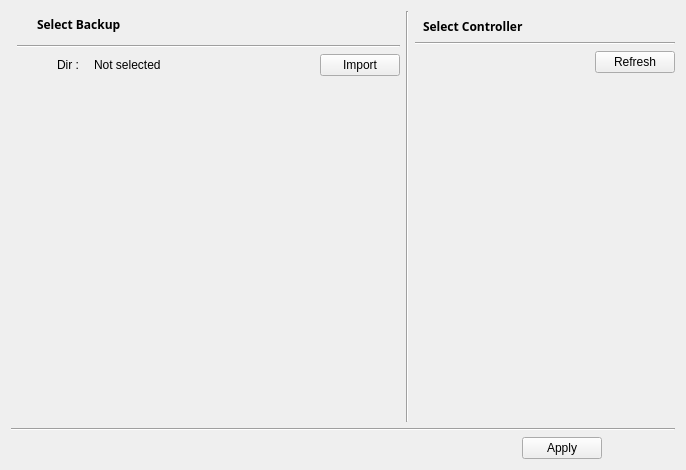
<?xml version="1.0" encoding="UTF-8"?>
<ui version="4.0">
 <class>ApplyPage</class>
 <widget class="QWidget" name="ApplyPage">
  <property name="geometry">
   <rect>
    <x>0</x>
    <y>0</y>
    <width>686</width>
    <height>470</height>
   </rect>
  </property>
  <property name="sizePolicy">
   <sizepolicy hsizetype="Expanding" vsizetype="Expanding">
    <horstretch>0</horstretch>
    <verstretch>0</verstretch>
   </sizepolicy>
  </property>
  <property name="windowTitle">
   <string>ApplyView</string>
  </property>
  <layout class="QVBoxLayout" name="verticalLayout" stretch="1,1,0">
   <item>
    <layout class="QHBoxLayout" name="horizontalLayout" stretch="3,0,2">
     <property name="spacing">
      <number>6</number>
     </property>
     <item>
      <widget class="QWidget" name="widget_2" native="true">
       <property name="sizePolicy">
        <sizepolicy hsizetype="Expanding" vsizetype="Expanding">
         <horstretch>0</horstretch>
         <verstretch>0</verstretch>
        </sizepolicy>
       </property>
       <layout class="QVBoxLayout" name="verticalLayout_3">
        <property name="leftMargin">
         <number>0</number>
        </property>
        <property name="topMargin">
         <number>0</number>
        </property>
        <property name="rightMargin">
         <number>0</number>
        </property>
        <property name="bottomMargin">
         <number>0</number>
        </property>
        <item>
         <layout class="QVBoxLayout" name="leftLayout" stretch="0,0,0,10">
          <property name="leftMargin">
           <number>6</number>
          </property>
          <property name="topMargin">
           <number>0</number>
          </property>
          <item>
           <layout class="QHBoxLayout" name="horizontalLayout_3">
            <property name="topMargin">
             <number>5</number>
            </property>
            <property name="bottomMargin">
             <number>6</number>
            </property>
            <item>
             <widget class="QLabel" name="label_2">
              <property name="font">
               <font>
                <family>맑은 고딕</family>
                <pointsize>9</pointsize>
                <italic>false</italic>
                <bold>true</bold>
               </font>
              </property>
              <property name="styleSheet">
               <string notr="true">font: 700 9pt &quot;맑은 고딕&quot;;</string>
              </property>
              <property name="text">
               <string>Select Backup</string>
              </property>
              <property name="margin">
               <number>0</number>
              </property>
              <property name="indent">
               <number>20</number>
              </property>
             </widget>
            </item>
           </layout>
          </item>
          <item>
           <widget class="Line" name="line_3">
            <property name="orientation">
             <enum>Qt::Orientation::Horizontal</enum>
            </property>
           </widget>
          </item>
          <item>
           <layout class="QHBoxLayout" name="horizontalLayout_5" stretch="0,1,7,1">
            <item>
             <spacer name="horizontalSpacer_2">
              <property name="orientation">
               <enum>Qt::Orientation::Horizontal</enum>
              </property>
              <property name="sizeHint" stdset="0">
               <size>
                <width>40</width>
                <height>20</height>
               </size>
              </property>
             </spacer>
            </item>
            <item>
             <widget class="QLabel" name="label_4">
              <property name="text">
               <string>Dir :</string>
              </property>
             </widget>
            </item>
            <item>
             <widget class="QLabel" name="selectedDir">
              <property name="text">
               <string>Not selected</string>
              </property>
             </widget>
            </item>
            <item>
             <widget class="QPushButton" name="importBtn">
              <property name="sizePolicy">
               <sizepolicy hsizetype="Preferred" vsizetype="Expanding">
                <horstretch>0</horstretch>
                <verstretch>0</verstretch>
               </sizepolicy>
              </property>
              <property name="text">
               <string>Import</string>
              </property>
             </widget>
            </item>
           </layout>
          </item>
          <item>
           <widget class="QWidget" name="leftWidget" native="true"/>
          </item>
         </layout>
        </item>
       </layout>
      </widget>
     </item>
     <item>
      <widget class="Line" name="line">
       <property name="orientation">
        <enum>Qt::Orientation::Vertical</enum>
       </property>
      </widget>
     </item>
     <item>
      <widget class="QWidget" name="widget_3" native="true">
       <property name="sizePolicy">
        <sizepolicy hsizetype="Expanding" vsizetype="Expanding">
         <horstretch>0</horstretch>
         <verstretch>0</verstretch>
        </sizepolicy>
       </property>
       <layout class="QVBoxLayout" name="verticalLayout_4">
        <property name="leftMargin">
         <number>0</number>
        </property>
        <property name="topMargin">
         <number>0</number>
        </property>
        <property name="rightMargin">
         <number>0</number>
        </property>
        <property name="bottomMargin">
         <number>0</number>
        </property>
        <item>
         <layout class="QVBoxLayout" name="rightLayout" stretch="0,0,0,10">
          <item>
           <layout class="QHBoxLayout" name="horizontalLayout_2" stretch="0,0">
            <property name="topMargin">
             <number>5</number>
            </property>
            <item>
             <widget class="QLabel" name="label">
              <property name="font">
               <font>
                <family>맑은 고딕</family>
                <pointsize>9</pointsize>
                <italic>false</italic>
                <bold>true</bold>
               </font>
              </property>
              <property name="layoutDirection">
               <enum>Qt::LayoutDirection::LeftToRight</enum>
              </property>
              <property name="styleSheet">
               <string notr="true">font: 700 9pt &quot;맑은 고딕&quot;;</string>
              </property>
              <property name="text">
               <string>Select Controller</string>
              </property>
              <property name="indent">
               <number>8</number>
              </property>
             </widget>
            </item>
            <item>
             <spacer name="horizontalSpacer_5">
              <property name="orientation">
               <enum>Qt::Orientation::Horizontal</enum>
              </property>
              <property name="sizeHint" stdset="0">
               <size>
                <width>40</width>
                <height>20</height>
               </size>
              </property>
             </spacer>
            </item>
           </layout>
          </item>
          <item>
           <widget class="Line" name="line_4">
            <property name="orientation">
             <enum>Qt::Orientation::Horizontal</enum>
            </property>
           </widget>
          </item>
          <item>
           <layout class="QHBoxLayout" name="horizontalLayout_7">
            <item>
             <spacer name="horizontalSpacer_3">
              <property name="orientation">
               <enum>Qt::Orientation::Horizontal</enum>
              </property>
              <property name="sizeHint" stdset="0">
               <size>
                <width>40</width>
                <height>20</height>
               </size>
              </property>
             </spacer>
            </item>
            <item>
             <widget class="QPushButton" name="refreshBtn">
              <property name="text">
               <string>Refresh</string>
              </property>
             </widget>
            </item>
           </layout>
          </item>
          <item>
           <widget class="QWidget" name="rightWidget" native="true"/>
          </item>
         </layout>
        </item>
       </layout>
      </widget>
     </item>
    </layout>
   </item>
   <item>
    <widget class="Line" name="line_2">
     <property name="orientation">
      <enum>Qt::Orientation::Horizontal</enum>
     </property>
    </widget>
   </item>
   <item>
    <layout class="QHBoxLayout" name="horizontalLayout_4" stretch="7,1,1">
     <item>
      <spacer name="horizontalSpacer">
       <property name="orientation">
        <enum>Qt::Orientation::Horizontal</enum>
       </property>
       <property name="sizeHint" stdset="0">
        <size>
         <width>40</width>
         <height>20</height>
        </size>
       </property>
      </spacer>
     </item>
     <item>
      <widget class="QPushButton" name="applyBtn">
       <property name="sizePolicy">
        <sizepolicy hsizetype="Expanding" vsizetype="Expanding">
         <horstretch>0</horstretch>
         <verstretch>0</verstretch>
        </sizepolicy>
       </property>
       <property name="text">
        <string>Apply</string>
       </property>
       <property name="iconSize">
        <size>
         <width>20</width>
         <height>20</height>
        </size>
       </property>
      </widget>
     </item>
     <item>
      <spacer name="horizontalSpacer_4">
       <property name="orientation">
        <enum>Qt::Orientation::Horizontal</enum>
       </property>
       <property name="sizeHint" stdset="0">
        <size>
         <width>40</width>
         <height>20</height>
        </size>
       </property>
      </spacer>
     </item>
    </layout>
   </item>
  </layout>
 </widget>
 <resources/>
 <connections/>
</ui>
